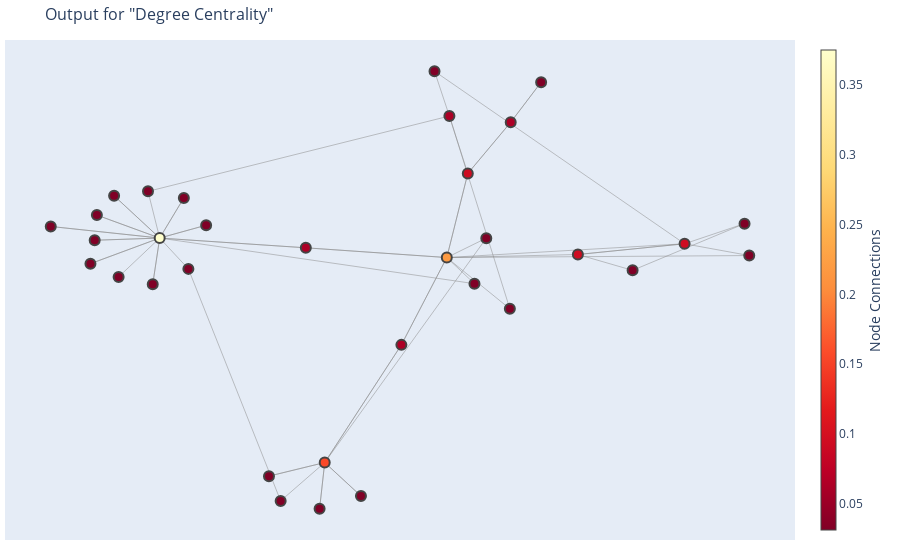
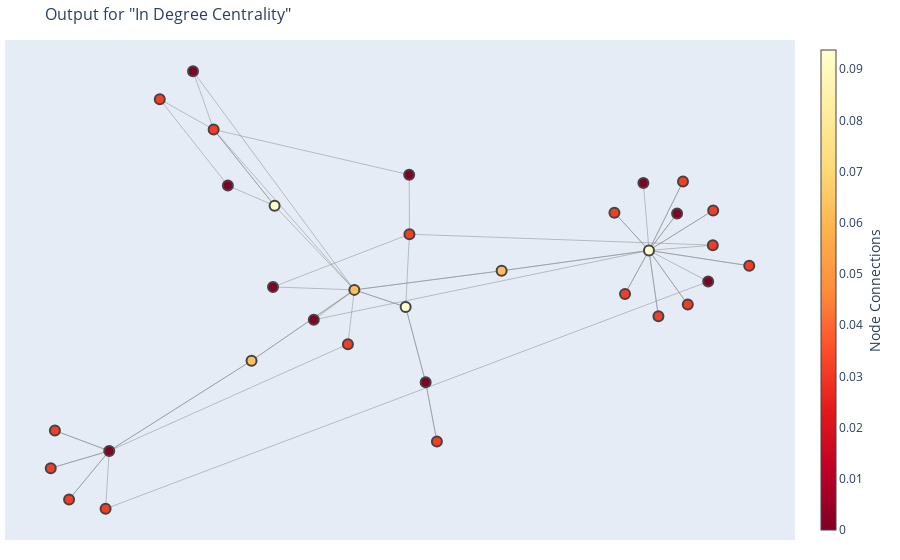
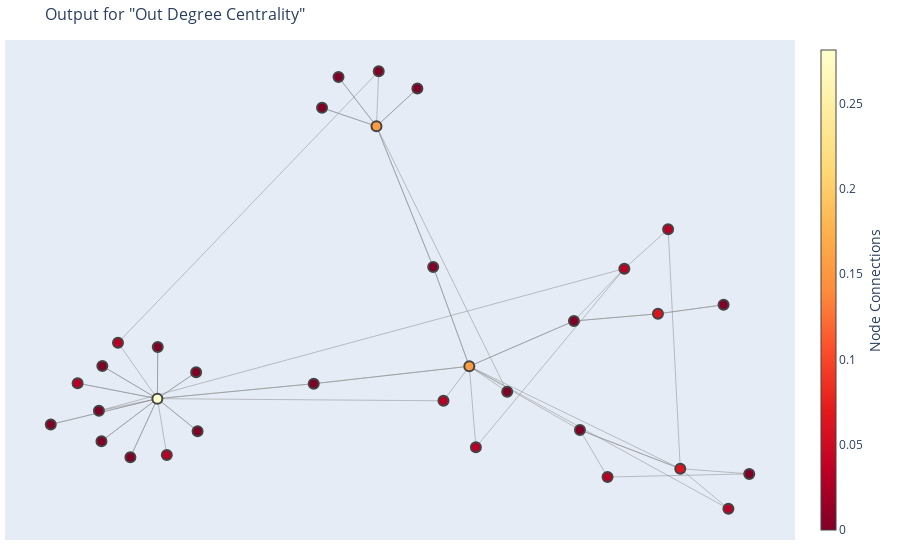
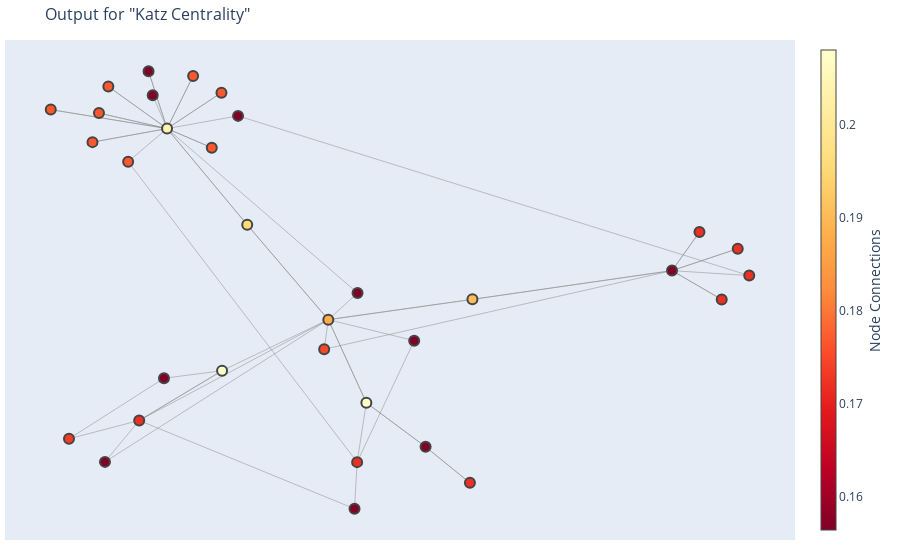

The notebook cell these images were saved under, in order:
### Code cell
for i, centrality_measure in enumerate(centrality_measures):
    plot_network_graph(graph=graph, centrality_result=centrality_measure).show()
